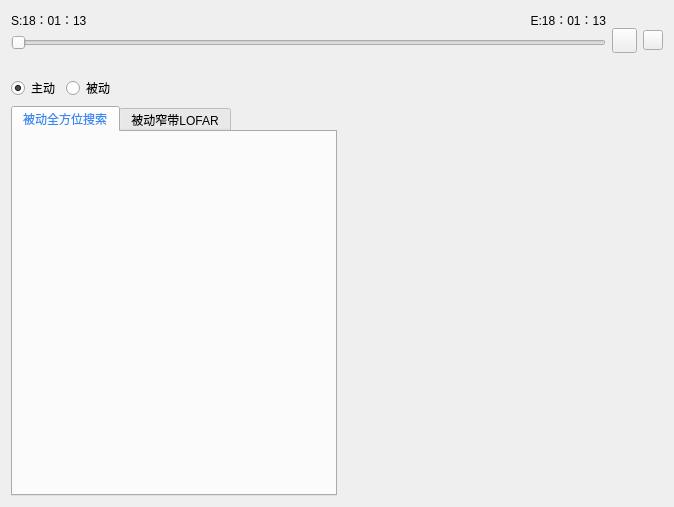
<?xml version="1.0" encoding="UTF-8"?>
<ui version="4.0">
 <class>X31SceneForm</class>
 <widget class="QWidget" name="X31SceneForm">
  <property name="geometry">
   <rect>
    <x>0</x>
    <y>0</y>
    <width>674</width>
    <height>507</height>
   </rect>
  </property>
  <property name="windowTitle">
   <string>Form</string>
  </property>
  <layout class="QVBoxLayout" name="verticalLayout_3">
   <item>
    <layout class="QHBoxLayout" name="horizontalLayout_5">
     <item>
      <layout class="QVBoxLayout" name="verticalLayout">
       <item>
        <layout class="QHBoxLayout" name="horizontalLayout_4">
         <item>
          <widget class="QLabel" name="lbStart">
           <property name="styleSheet">
            <string notr="true">border-image:none;</string>
           </property>
           <property name="text">
            <string>S:18：01：13</string>
           </property>
          </widget>
         </item>
         <item>
          <widget class="QLabel" name="lbEnd">
           <property name="styleSheet">
            <string notr="true">border-image:none;</string>
           </property>
           <property name="text">
            <string>E:18：01：13</string>
           </property>
           <property name="alignment">
            <set>Qt::AlignRight|Qt::AlignTrailing|Qt::AlignVCenter</set>
           </property>
          </widget>
         </item>
        </layout>
       </item>
       <item>
        <widget class="QSlider" name="slider">
         <property name="styleSheet">
          <string notr="true">border-image:none;</string>
         </property>
         <property name="pageStep">
          <number>1</number>
         </property>
         <property name="orientation">
          <enum>Qt::Horizontal</enum>
         </property>
        </widget>
       </item>
       <item>
        <widget class="QLabel" name="lbRunningTime">
         <property name="styleSheet">
          <string notr="true">border-image:none;</string>
         </property>
         <property name="text">
          <string/>
         </property>
        </widget>
       </item>
      </layout>
     </item>
     <item>
      <layout class="QHBoxLayout" name="horizontalLayout_3">
       <item>
        <widget class="QPushButton" name="btnStart">
         <property name="minimumSize">
          <size>
           <width>25</width>
           <height>25</height>
          </size>
         </property>
         <property name="maximumSize">
          <size>
           <width>25</width>
           <height>25</height>
          </size>
         </property>
         <property name="styleSheet">
          <string notr="true">border-image: url(:/destop/start.png);
</string>
         </property>
         <property name="text">
          <string/>
         </property>
        </widget>
       </item>
       <item>
        <widget class="QPushButton" name="btnStop">
         <property name="minimumSize">
          <size>
           <width>20</width>
           <height>20</height>
          </size>
         </property>
         <property name="maximumSize">
          <size>
           <width>20</width>
           <height>20</height>
          </size>
         </property>
         <property name="styleSheet">
          <string notr="true">border-image: url(:/destop/stop.png);</string>
         </property>
         <property name="text">
          <string/>
         </property>
        </widget>
       </item>
      </layout>
     </item>
    </layout>
   </item>
   <item>
    <layout class="QHBoxLayout" name="horizontalLayout">
     <item>
      <widget class="QRadioButton" name="rbActive">
       <property name="styleSheet">
        <string notr="true">border-image:none;</string>
       </property>
       <property name="text">
        <string>主动</string>
       </property>
       <property name="checked">
        <bool>true</bool>
       </property>
      </widget>
     </item>
     <item>
      <widget class="QRadioButton" name="rbPassive">
       <property name="styleSheet">
        <string notr="true">border-image:none;</string>
       </property>
       <property name="text">
        <string>被动</string>
       </property>
      </widget>
     </item>
     <item>
      <spacer name="horizontalSpacer">
       <property name="orientation">
        <enum>Qt::Horizontal</enum>
       </property>
       <property name="sizeHint" stdset="0">
        <size>
         <width>40</width>
         <height>20</height>
        </size>
       </property>
      </spacer>
     </item>
    </layout>
   </item>
   <item>
    <layout class="QHBoxLayout" name="horizontalLayout_2" stretch="1,1">
     <item>
      <widget class="QTabWidget" name="tabWidget">
       <property name="autoFillBackground">
        <bool>false</bool>
       </property>
       <property name="styleSheet">
        <string notr="true">QTabBar::tab {
    border-image:url(:/destop/background.png);
    color:#EBECFB;
    padding-right:10px;
    padding-top:5px;
    padding-bottom:5px;
    padding-left:5px;
    border:1px solid #F2F2F2;
}
QTabBar::tab:hover {
    color:#4169E1;
}
QTabBar::tab:selected {
    color:#398AF1;
}</string>
       </property>
       <property name="currentIndex">
        <number>0</number>
       </property>
       <widget class="QWidget" name="tab">
        <attribute name="title">
         <string>被动全方位搜索</string>
        </attribute>
        <layout class="QHBoxLayout" name="horizontalLayout_6">
         <property name="spacing">
          <number>0</number>
         </property>
         <property name="leftMargin">
          <number>0</number>
         </property>
         <property name="topMargin">
          <number>0</number>
         </property>
         <property name="rightMargin">
          <number>0</number>
         </property>
         <property name="bottomMargin">
          <number>0</number>
         </property>
         <item>
          <widget class="MpColorPlot" name="fullPlot" native="true"/>
         </item>
        </layout>
       </widget>
       <widget class="QWidget" name="tab_2">
        <attribute name="title">
         <string>被动窄带LOFAR</string>
        </attribute>
        <layout class="QHBoxLayout" name="horizontalLayout_7">
         <property name="spacing">
          <number>0</number>
         </property>
         <property name="leftMargin">
          <number>0</number>
         </property>
         <property name="topMargin">
          <number>0</number>
         </property>
         <property name="rightMargin">
          <number>0</number>
         </property>
         <property name="bottomMargin">
          <number>0</number>
         </property>
         <item>
          <widget class="MpColorPlot" name="zdLofarPlot" native="true">
           <property name="styleSheet">
            <string notr="true"/>
           </property>
          </widget>
         </item>
        </layout>
       </widget>
      </widget>
     </item>
     <item>
      <layout class="QVBoxLayout" name="vlContainer">
       <property name="topMargin">
        <number>0</number>
       </property>
      </layout>
     </item>
    </layout>
   </item>
  </layout>
 </widget>
 <customwidgets>
  <customwidget>
   <class>MpColorPlot</class>
   <extends>QWidget</extends>
   <header>mpcolorplot.h</header>
   <container>1</container>
  </customwidget>
 </customwidgets>
 <resources/>
 <connections/>
</ui>
